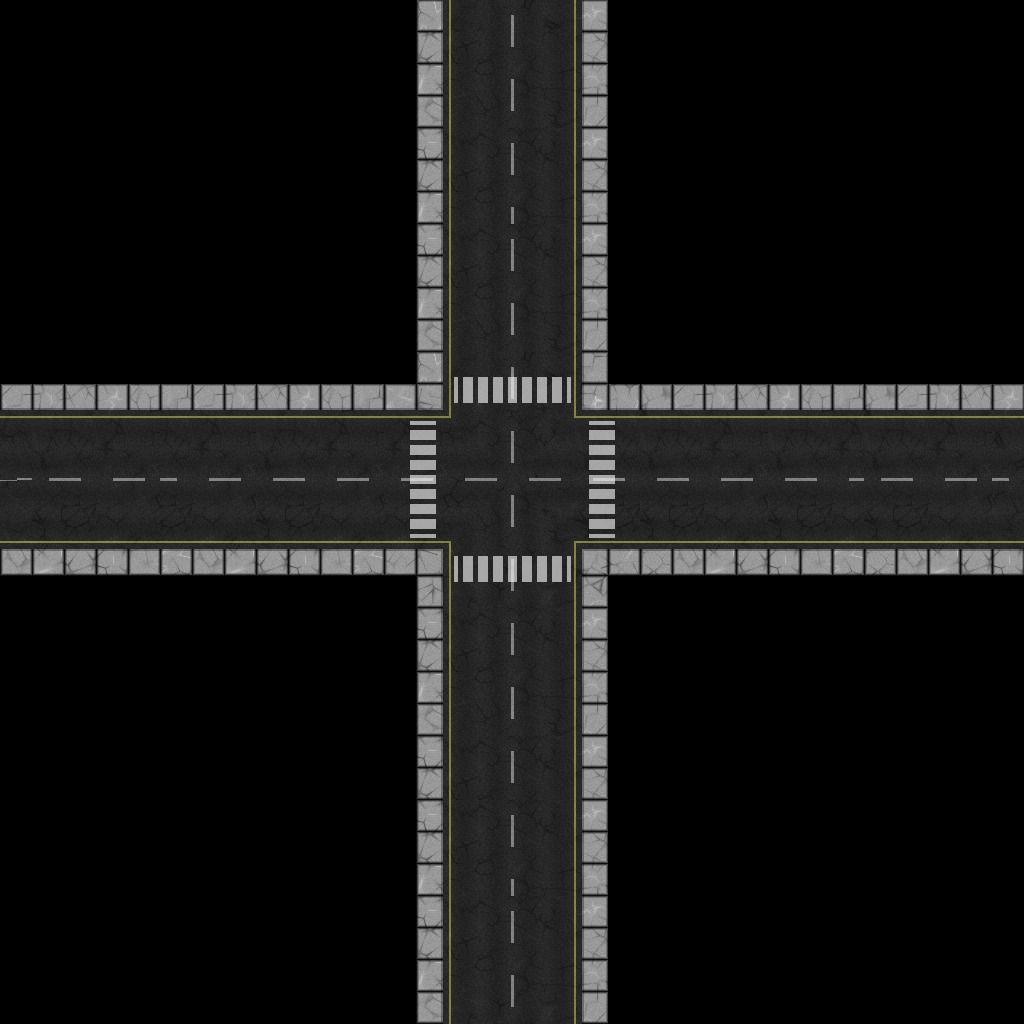

Below is a game level as drawn by its tile map, then a one-line description and the .tmx file that defines it, in full:
An orthogonal 32x32 tile map with 32x32 px tiles, 1 tile layer (Tile Layer 1).

<map version="1.0" orientation="orthogonal" renderorder="right-down" width="32" height="32" tilewidth="32" tileheight="32" nextobjectid="1">
 <tileset firstgid="1" name="preview" tilewidth="32" tileheight="32" tilecount="768" columns="32">
  <image source="preview.jpg" width="1024" height="768" />
  <tile id="26">
   <properties>
    <property name="start" value="down" />
   </properties>
  </tile>
  <tile id="27">
   <properties>
    <property name="start" value="down" />
   </properties>
  </tile>
  <tile id="71">
   <properties>
    <property name="start" value="left" />
   </properties>
  </tile>
  <tile id="103">
   <properties>
    <property name="start" value="left" />
   </properties>
  </tile>
  <tile id="129">
   <properties>
    <property name="start" value="right" />
   </properties>
  </tile>
  <tile id="161">
   <properties>
    <property name="start" value="right" />
   </properties>
  </tile>
  <tile id="252">
   <properties>
    <property name="start" value="up" />
   </properties>
  </tile>
  <tile id="253">
   <properties>
    <property name="start" value="up" />
   </properties>
  </tile>
 </tileset>
 <layer name="Tile Layer 1" width="32" height="32">
  <data encoding="csv">
0,0,0,0,0,0,0,0,0,0,0,0,0,26,27,28,29,30,95,0,0,0,0,0,0,0,0,0,0,0,0,0,
0,0,0,0,0,0,0,0,0,0,0,0,0,122,123,124,125,126,127,0,0,0,0,0,0,0,0,0,0,0,0,0,
0,0,0,0,0,0,0,0,0,0,0,0,0,154,155,156,157,158,159,0,0,0,0,0,0,0,0,0,0,0,0,0,
0,0,0,0,0,0,0,0,0,0,0,0,0,186,187,188,189,190,191,0,0,0,0,0,0,0,0,0,0,0,0,0,
0,0,0,0,0,0,0,0,0,0,0,0,0,90,91,92,93,94,95,0,0,0,0,0,0,0,0,0,0,0,0,0,
0,0,0,0,0,0,0,0,0,0,0,0,0,122,123,124,125,126,127,0,0,0,0,0,0,0,0,0,0,0,0,0,
0,0,0,0,0,0,0,0,0,0,0,0,0,154,155,156,157,158,159,0,0,0,0,0,0,0,0,0,0,0,0,0,
0,0,0,0,0,0,0,0,0,0,0,0,0,90,91,92,93,94,95,0,0,0,0,0,0,0,0,0,0,0,0,0,
0,0,0,0,0,0,0,0,0,0,0,0,0,122,123,124,125,126,127,0,0,0,0,0,0,0,0,0,0,0,0,0,
0,0,0,0,0,0,0,0,0,0,0,0,0,154,155,156,157,158,159,0,0,0,0,0,0,0,0,0,0,0,0,0,
0,0,0,0,0,0,0,0,0,0,0,0,0,186,187,188,189,190,191,0,0,0,0,0,0,0,0,0,0,0,0,0,
0,0,0,0,0,0,0,0,0,0,0,0,0,18,19,20,21,22,23,0,0,0,0,0,0,0,0,0,0,0,0,0,
35,36,37,38,39,40,35,36,37,38,39,40,49,50,51,52,53,54,55,56,34,35,36,37,38,39,40,34,35,36,37,38,
67,343,344,345,346,344,345,346,343,344,345,346,81,82,83,84,85,86,87,88,343,344,345,346,343,344,345,343,344,345,346,72,
99,375,376,377,378,376,377,378,375,376,377,378,113,114,115,116,117,118,119,120,375,376,377,378,375,376,377,375,376,377,378,104,
130,407,408,409,410,408,409,410,407,408,409,410,145,146,147,148,149,150,151,152,407,408,409,410,407,408,409,407,408,409,410,134,
162,439,440,441,442,440,441,442,439,440,441,442,177,178,179,180,181,182,183,184,439,440,441,442,439,440,441,439,440,441,442,166,
195,196,197,198,199,200,195,196,197,198,199,200,209,210,211,212,213,214,215,216,194,195,196,197,198,199,200,194,195,196,197,198,
0,0,0,0,0,0,0,0,0,0,0,0,0,242,243,244,245,246,247,0,0,0,0,0,0,0,0,0,0,0,0,0,
0,0,0,0,0,0,0,0,0,0,0,0,0,90,91,92,93,94,95,0,0,0,0,0,0,0,0,0,0,0,0,0,
0,0,0,0,0,0,0,0,0,0,0,0,0,122,123,124,125,126,127,0,0,0,0,0,0,0,0,0,0,0,0,0,
0,0,0,0,0,0,0,0,0,0,0,0,0,154,155,156,157,158,159,0,0,0,0,0,0,0,0,0,0,0,0,0,
0,0,0,0,0,0,0,0,0,0,0,0,0,186,187,188,189,190,191,0,0,0,0,0,0,0,0,0,0,0,0,0,
0,0,0,0,0,0,0,0,0,0,0,0,0,90,91,92,93,94,95,0,0,0,0,0,0,0,0,0,0,0,0,0,
0,0,0,0,0,0,0,0,0,0,0,0,0,122,123,124,125,126,127,0,0,0,0,0,0,0,0,0,0,0,0,0,
0,0,0,0,0,0,0,0,0,0,0,0,0,90,91,92,93,94,95,0,0,0,0,0,0,0,0,0,0,0,0,0,
0,0,0,0,0,0,0,0,0,0,0,0,0,122,123,124,125,126,127,0,0,0,0,0,0,0,0,0,0,0,0,0,
0,0,0,0,0,0,0,0,0,0,0,0,0,154,155,156,157,158,159,0,0,0,0,0,0,0,0,0,0,0,0,0,
0,0,0,0,0,0,0,0,0,0,0,0,0,90,91,92,93,94,95,0,0,0,0,0,0,0,0,0,0,0,0,0,
0,0,0,0,0,0,0,0,0,0,0,0,0,122,123,124,125,126,127,0,0,0,0,0,0,0,0,0,0,0,0,0,
0,0,0,0,0,0,0,0,0,0,0,0,0,154,155,156,157,158,159,0,0,0,0,0,0,0,0,0,0,0,0,0,
0,0,0,0,0,0,0,0,0,0,0,0,0,186,251,252,253,254,191,0,0,0,0,0,0,0,0,0,0,0,0,0
</data>
 </layer>
</map>
